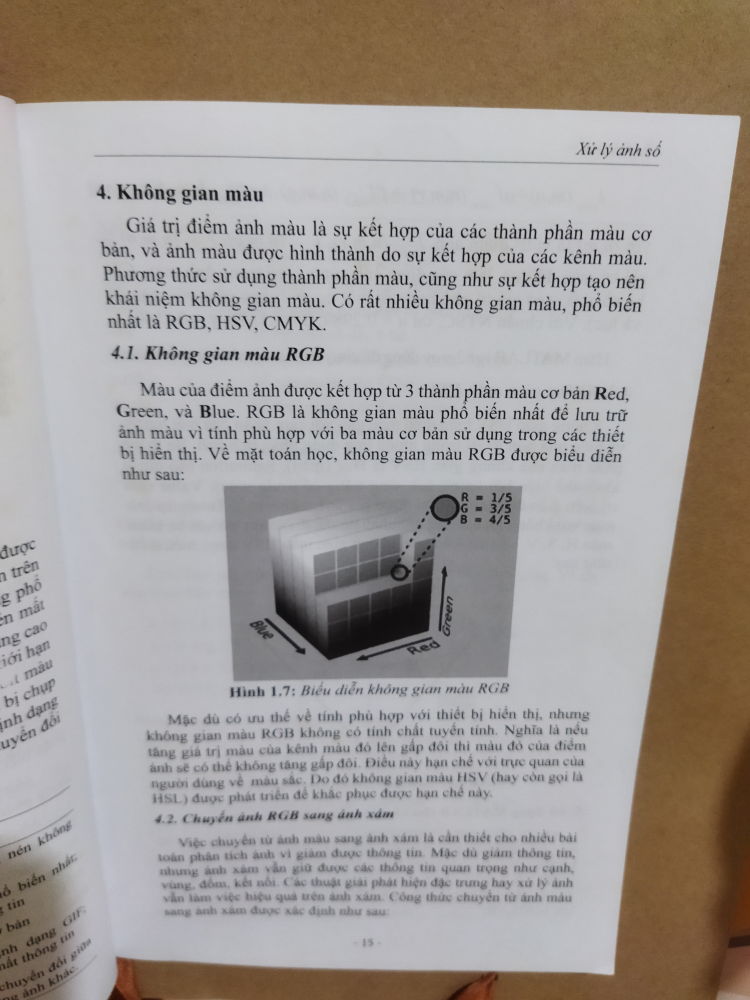
#> input picture uploads/test (25).jpg, 3000 x 4000 px (shown at 1/4 size)
$ python -i Kmean.py   (imports and definitions only)
#> lines starting #> are read from the running program, lines starting #| are printed output that depends on the picture; after the words box and inside, x2 and y2 are one past the last pixel; in counts of white or black regions, pixels touching at a corner belong together
#> further down, picture is the input picture: shape (4000, 3000, 3); mean B, G, R 149.9, 154.4, 161
import numpy as np
import cv2
from sklearn.cluster import KMeans
from collections import Counter

def order_points(pts):
    """Rearrange coordinates to order:
       top-left, top-right, bottom-right, bottom-left"""
    rect = np.zeros((4, 2), dtype='float32')
    pts = np.array(pts)
    print(pts)
    s = pts.sum(axis=1)
    # Top-left point will have the smallest sum.
    rect[0] = pts[np.argmin(s)]
    # Bottom-right point will have the largest sum.
    rect[2] = pts[np.argmax(s)]

    diff = np.diff(pts, axis=1)
    # Top-right point will have the smallest difference.
    rect[1] = pts[np.argmin(diff)]
    # Bottom-left will have the largest difference.
    rect[3] = pts[np.argmax(diff)]
    # return the ordered coordinates
    return rect.astype('int').tolist()

class Kmean:
    def __init__(self, image):
        self.image = image
    def cluster(self):
        img = self.image

        # Create a copy of resized original image for later use
        orig_img = img.copy()

        # Resize image
        dim_limit = 1080
        max_dim = max(img.shape)
        if max_dim > dim_limit:
            resize_scale = dim_limit / max_dim
            img = cv2.resize(img, None, fx=resize_scale, fy=resize_scale)

        orig_img = img.copy()
        #dir = 'D:\\STUDY\\DHSP\\Year3\\HK1\\DigitalImageProcessing-ThayVietDzeThuong\\Final-Project\\Document2Braille\\resources\\K-means\\'

        # Repeated Closing operation
        kernel = np.ones((9, 9), np.uint8)
        morph = cv2.morphologyEx(img, cv2.MORPH_CLOSE, kernel, iterations=3)
        #cv2.imwrite(dir + f"morph.png", morph)
        # cv2.imshow('morphology', img)
        # cv2.waitKey(0)

        (h,w,c) = morph.shape
        img2D = morph.reshape(h*w,c)

        kmeans_model = KMeans(n_clusters=7)
        cluster_labels = kmeans_model.fit_predict(img2D)

        rgb_cols = kmeans_model.cluster_centers_.round(0).astype(int)
        labels_count = Counter(cluster_labels)
#> labels_count = {2: 90447, 3: 102420, 5: 312437, 1: 57566, 0: 297534, 4: 9432, 6: 4964}
        # print(labels_count)
        # print(kmeans_model.cluster_centers_)

        clustered_img = np.reshape(rgb_cols[cluster_labels],(h,w,c)).astype(np.uint8)
        #cv2.imwrite(dir + f"clustered_img.png", clustered_img)
        # cv2.imshow('cluster',clustered_img)
        # cv2.waitKey(0)

        # Find the label of the largest cluster
        largest_cluster_label = max(labels_count, key=labels_count.get)
#> largest_cluster_label = 5

        # Dilate the largest cluster
        largest_cluster_mask = (cluster_labels == largest_cluster_label).reshape(h, w)
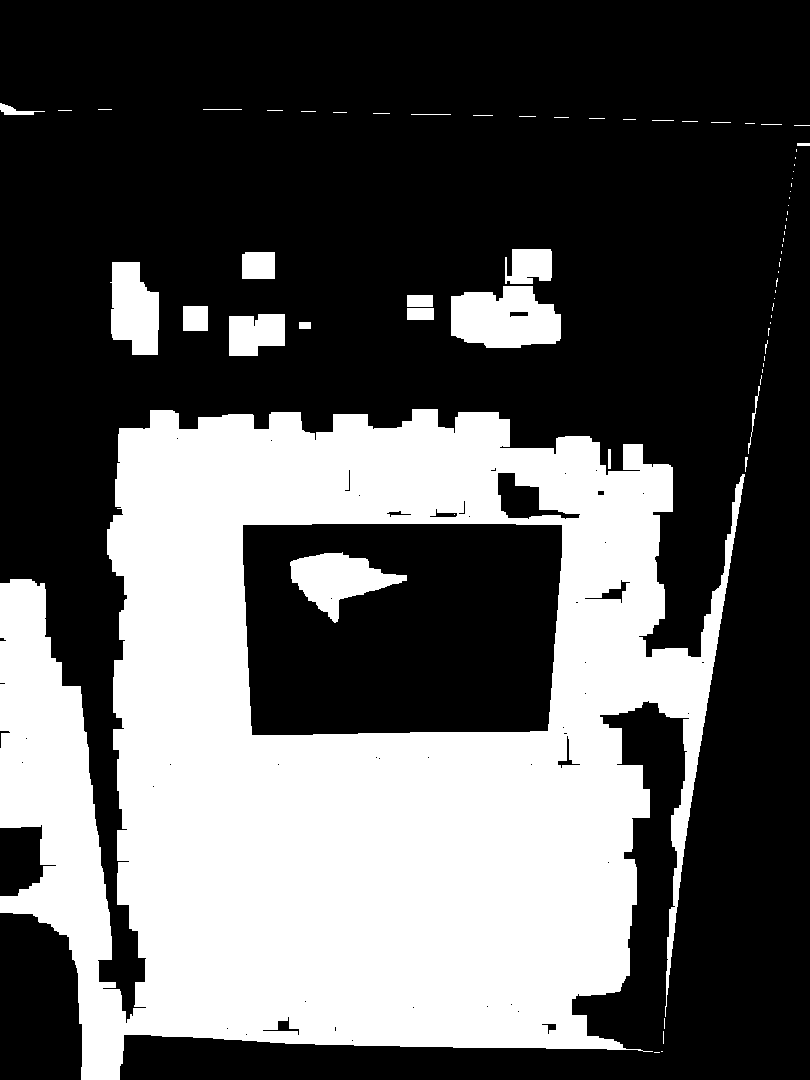
#> largest_cluster_mask: shape (1080, 810) bool; 35.7% white; 71 white regions (49 under 20 px), largest, box (x1, y1, x2, y2) and area: (0, 409, 745, 1080) 292919, (451, 286, 561, 348) 5371, (290, 552, 407, 623) 3981
        cluster_image = (largest_cluster_mask * 255).astype(np.uint8)
        kernel = cv2.getStructuringElement(cv2.MORPH_RECT, (5, 5))
        dilate = cv2.dilate(cluster_image, kernel, iterations=4)
#> dilate: shape (1080, 810); 45.6% white; 21 white regions
        #cv2.imwrite(dir + f"dilate.png", dilate)
        # cv2.imshow('dilate', dilate)
        # cv2.waitKey(0)

        # Find convex hull
        contours, hierarchy = cv2.findContours(dilate, cv2.RETR_LIST, cv2.CHAIN_APPROX_SIMPLE)
#> contours = 26 contours, 1 with area under 20; largest, box (x1, y1, x2, y2) and area: (0, 135, 810, 1080) 415998, (250, 531, 555, 728) 56754, (443, 241, 569, 356) 10740, (583, 715, 678, 1044) 8814, (282, 544, 415, 631) 7057
        cnt = sorted(contours, key=cv2.contourArea, reverse=True)
#> cnt has the same summary as contours
        largest_contour = cnt[0]
#> largest_contour = contour of 763 points, box (x1, y1, x2, y2) (0, 135, 810, 1080), area 415998
        largest_cluster = cv2.drawContours(morph.copy(), [largest_contour], -1, (0, 255, 0), 2)
        all_points = np.concatenate(largest_contour)
#> all_points = 763 pairs, first value 0 to 809, second value 135 to 1079
        hull = cv2.convexHull(all_points)
#> hull = contour of 12 points, box (x1, y1, x2, y2) (0, 135, 810, 1080), area 551856
        hull_img = orig_img.copy()
        cv2.drawContours(hull_img, [hull], -1, (0, 255, 0), 2)
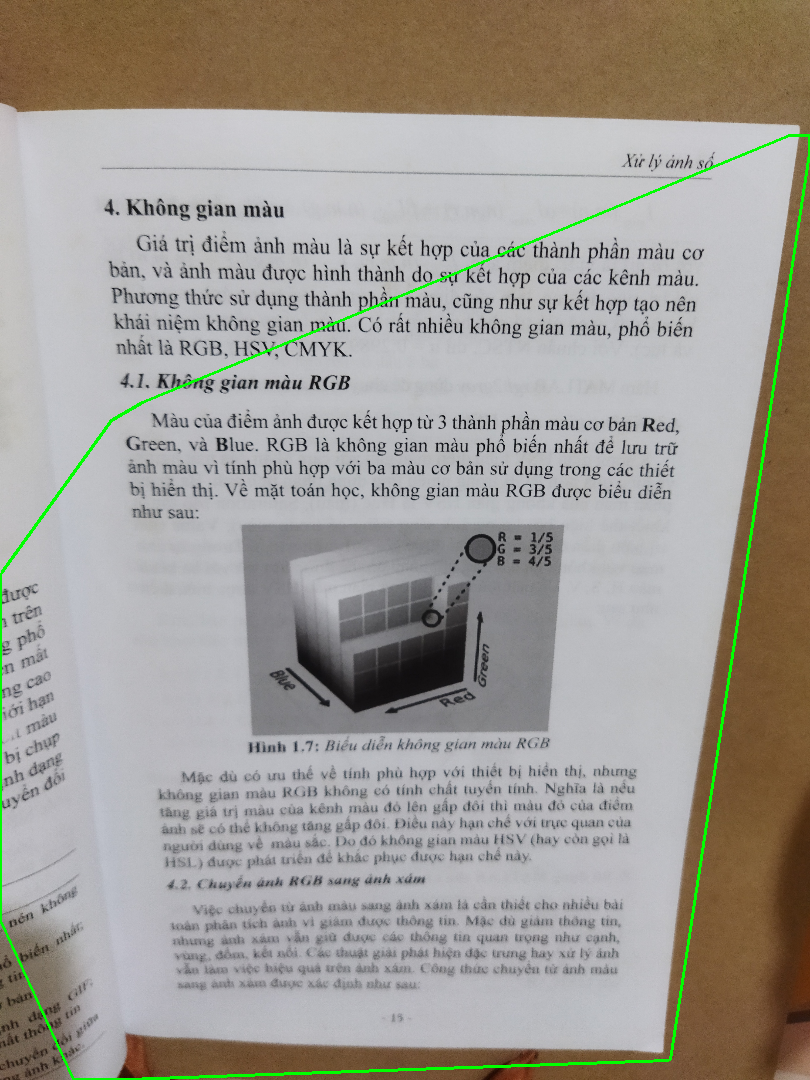
#> hull_img: shape (1080, 810, 3); mean B, G, R 148.7, 155.5, 159.5
        #cv2.imwrite(dir + f"hull_img.png", hull_img)
        # cv2.imshow('hull_img', hull_img)
        # cv2.waitKey(0)

        # approximate the contour
        epsilon = 0.02 * cv2.arcLength(hull, True)
#> epsilon = 59.97
        corners = cv2.approxPolyDP(hull, epsilon, True)
#> corners = [[809, 135], [670, 1059], [73, 1079], [0, 575], [111, 420]]
        corners = sorted(np.concatenate(corners).tolist())
#> corners = [[0, 575], [73, 1079], [111, 420], [670, 1059], [809, 135]]
        corners = order_points(corners)
#> in order_points, `pts = np.array(pts)`: pts has the same summary as corners in cluster
#| [[   0  575]
#|  [  73 1079]
#|  [ 111  420]
#|  [ 670 1059]
#|  [ 809  135]]
#> in order_points, `s = pts.sum(axis=1)`: s = [575, 1152, 531, 1729, 944]
#> in order_points, `diff = np.diff(pts, axis=1)`: diff = [575, 1006, 309, 389, -674]
#> corners = [[111, 420], [809, 135], [670, 1059], [73, 1079]]
        corners_img = orig_img.copy()
        for corner in corners:
            cv2.circle(corners_img, tuple(corner), 15, (0, 255, 0), -1)
#> this loop made 4 passes
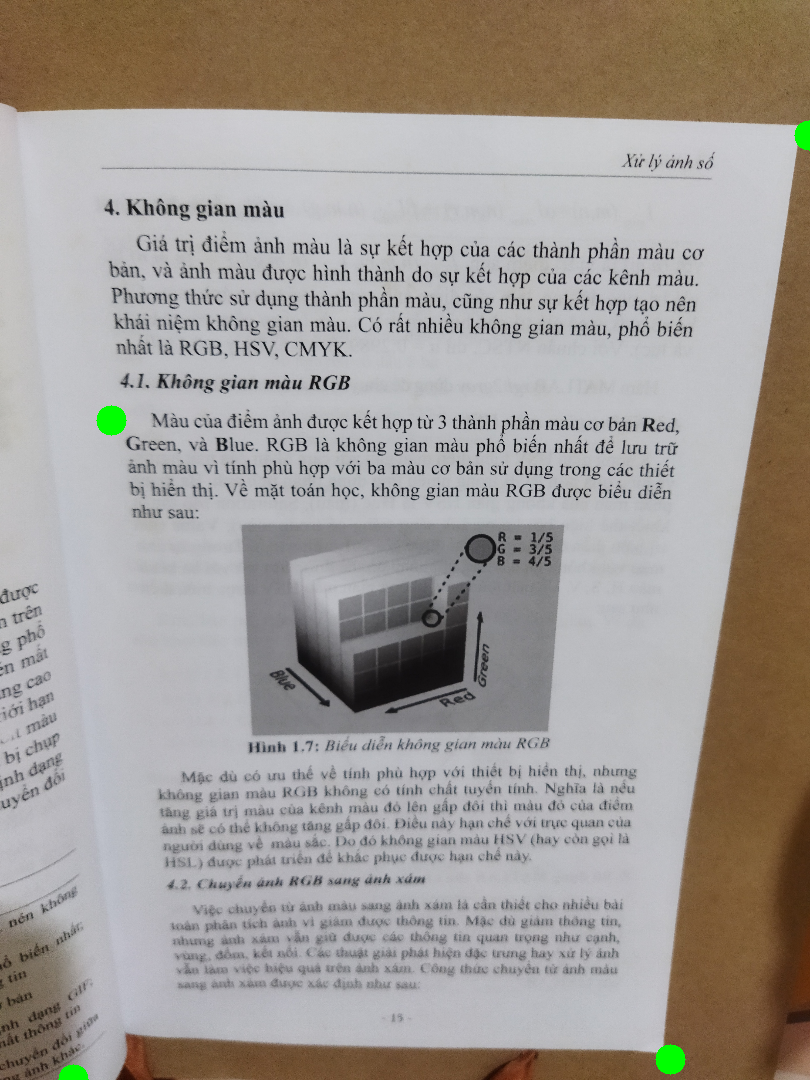
#> corners_img: shape (1080, 810, 3); mean B, G, R 149.4, 154.6, 160.5
        #cv2.imwrite(dir + f"corners_img.png", corners_img)
        # cv2.imshow('corners_img', corners_img)
        # cv2.waitKey(0)

        # Finding Destination Co-ordinates
        w1 = np.sqrt((corners[0][0] - corners[1][0]) ** 2 + (corners[0][1] - corners[1][1]) ** 2)
#> w1 = 753.9
        w2 = np.sqrt((corners[2][0] - corners[3][0]) ** 2 + (corners[2][1] - corners[3][1]) ** 2)
#> w2 = 597.3
        # Finding the maximum width.
        w = max(int(w1), int(w2))
#> w = 753

        h1 = np.sqrt((corners[0][0] - corners[2][0]) ** 2 + (corners[0][1] - corners[2][1]) ** 2)
#> h1 = 849
        h2 = np.sqrt((corners[1][0] - corners[3][0]) ** 2 + (corners[1][1] - corners[3][1]) ** 2)
#> h2 = 1197
        # Finding the maximum height.
        h = max(int(h1), int(h2))
#> h = 1197

        # Final destination co-ordinates.
        destination_corners = order_points(np.array([[0, 0], [w - 1, 0], [0, h - 1], [w - 1, h - 1]]))
#| [[   0    0]
#|  [ 752    0]
#|  [   0 1196]
#|  [ 752 1196]]
#> destination_corners = [[0, 0], [752, 0], [752, 1196], [0, 1196]]
        h, w = orig_img.shape[:2]
        # Getting the homography.
        homography, mask = cv2.findHomography(np.float32(corners), np.float32(destination_corners), method=cv2.RANSAC,
                                              ransacReprojThreshold=3.0)
#> homography = [[1.56, 0.09, -210.9], [0.696, 1.7, -793.2], [0.00053, -0.000113, 1]]; mask = [1, 1, 1, 1]
        # Perspective transform using homography.
        un_warped = cv2.warpPerspective(orig_img, np.float32(homography), (w, h), flags=cv2.INTER_LINEAR)
        # Crop
        final = un_warped[:destination_corners[2][1], :destination_corners[2][0]]
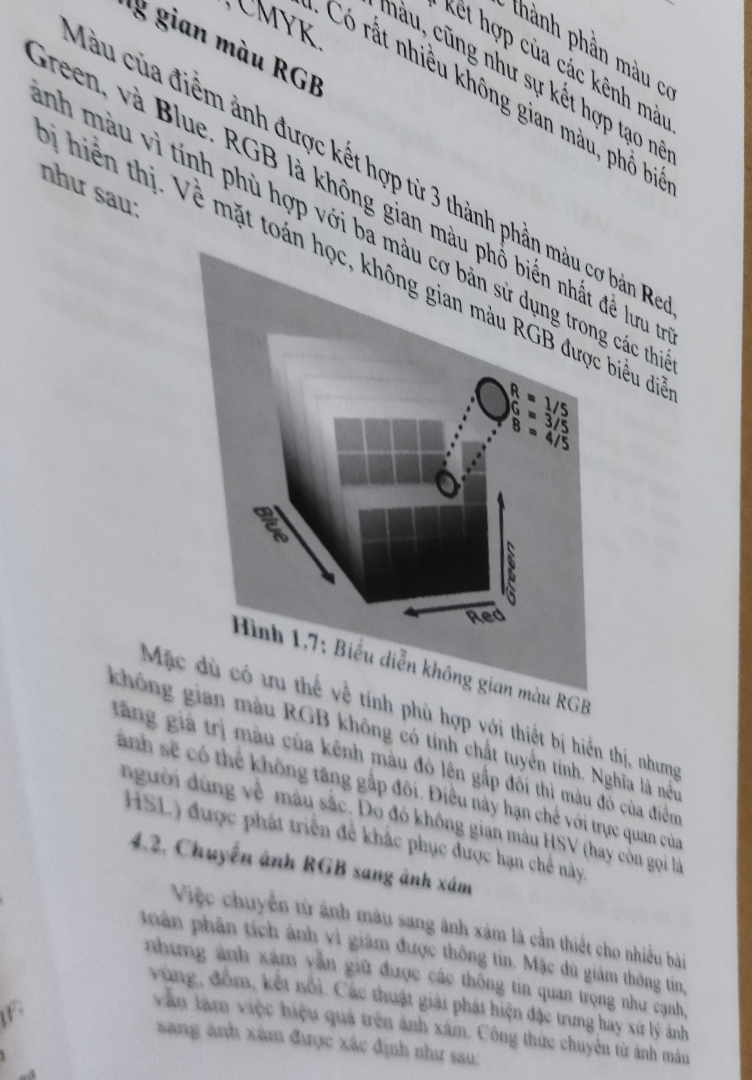
#> final: shape (1080, 752, 3); mean B, G, R 169, 165.2, 165.3

        if (final.shape[0] * final.shape[1]) < (orig_img.shape[0] * orig_img.shape[1] / 10):
            final = orig_img

        #dir = 'D:\\STUDY\\DHSP\\Year3\\HK1\\DigitalImageProcessing-ThayVietDzeThuong\\Final-Project\\Document2Braille\\output\\'
        #cv2.imwrite(dir + f"final.png", final)

        return final

# img = img.imread('D:\\STUDY\\DHSP\\Year3\\HK1\\DigitalImageProcessing-ThayVietDzeThuong\\Final-Project\\Document2Braille\\uploads\\test (29).jpg')
# k = Kmean(img)
# k.cluster()

>>> import cv2
>>> picture = cv2.imread('../uploads/test (25).jpg')
>>> result = Kmean(picture).cluster()

$ run again, on uploads/test01.jpg
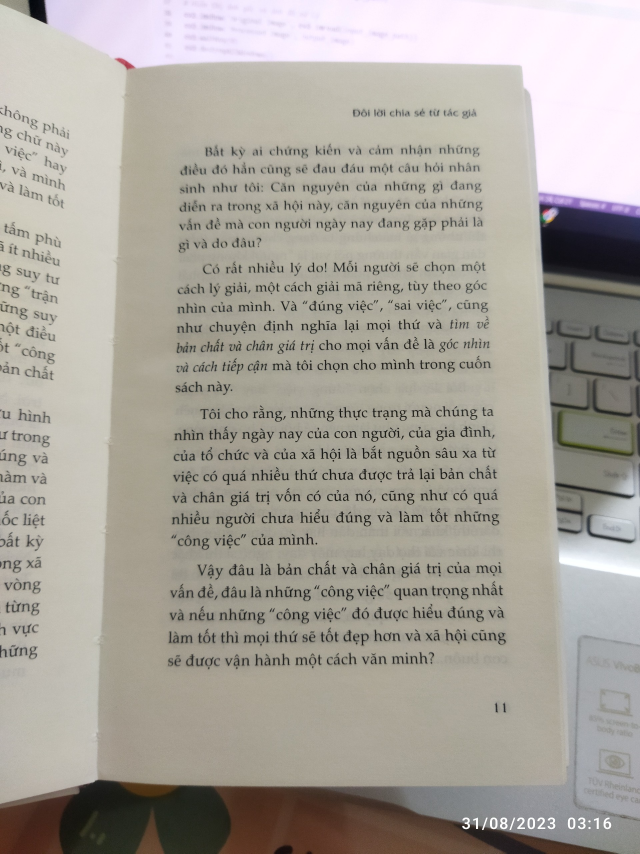
#> input picture uploads/test01.jpg, 1920 x 2560 px (shown at 1/3 size)
#> picture is the input picture: shape (2560, 1920, 3); mean B, G, R 155.1, 163.4, 168.2
#> labels_count = {3: 104445, 5: 194269, 0: 393202, 2: 85028, 4: 39631, 6: 31184, 1: 27041}
#> largest_cluster_label = 0
#> largest_cluster_mask: shape (1080, 810) bool; 44.9% white; 25 white regions (13 under 20 px), largest, box (x1, y1, x2, y2) and area: (120, 131, 810, 1080) 389735, (698, 544, 810, 679) 1782, (19, 0, 58, 19) 695
#> dilate: shape (1080, 810); 50.4% white; 7 black regions
#> contours = 4 contours; box (x1, y1, x2, y2) and area: (0, 123, 810, 1080) 423321, (675, 250, 810, 687) 13569, (11, 0, 66, 27) 1361, (718, 942, 732, 949) 76
#> cnt has the same summary as contours
#> largest_contour = contour of 472 points, box (x1, y1, x2, y2) (0, 123, 810, 1080), area 423321
#> all_points = 472 pairs, first value 0 to 809, second value 123 to 1079
#> hull = contour of 11 points, box (x1, y1, x2, y2) (0, 123, 810, 1080), area 524925
#> hull_img: shape (1080, 810, 3); mean B, G, R 153.6, 164.3, 166.6
#> epsilon = 59.55
#> in cluster, `corners = cv2.approxPolyDP(hull, epsilon, True)`: corners = [[156, 123], [606, 427], [788, 802], [809, 1079], [0, 1024]]
#> in cluster, `corners = sorted(np.concatenate(corners).tolist())`: corners = [[0, 1024], [156, 123], [606, 427], [788, 802], [809, 1079]]
#> pts has the same summary as corners in cluster
#| [[   0 1024]
#|  [ 156  123]
#|  [ 606  427]
#|  [ 788  802]
#|  [ 809 1079]]
#> s = [1024, 279, 1033, 1590, 1888]
#> diff = [1024, -33, -179, 14, 270]
#> in cluster, `corners = order_points(corners)`: corners = [[156, 123], [606, 427], [809, 1079], [0, 1024]]
#> the loop in cluster, `for corner in corners:` made 4 passes
#> after the loop in cluster, `for corner in corners:`:
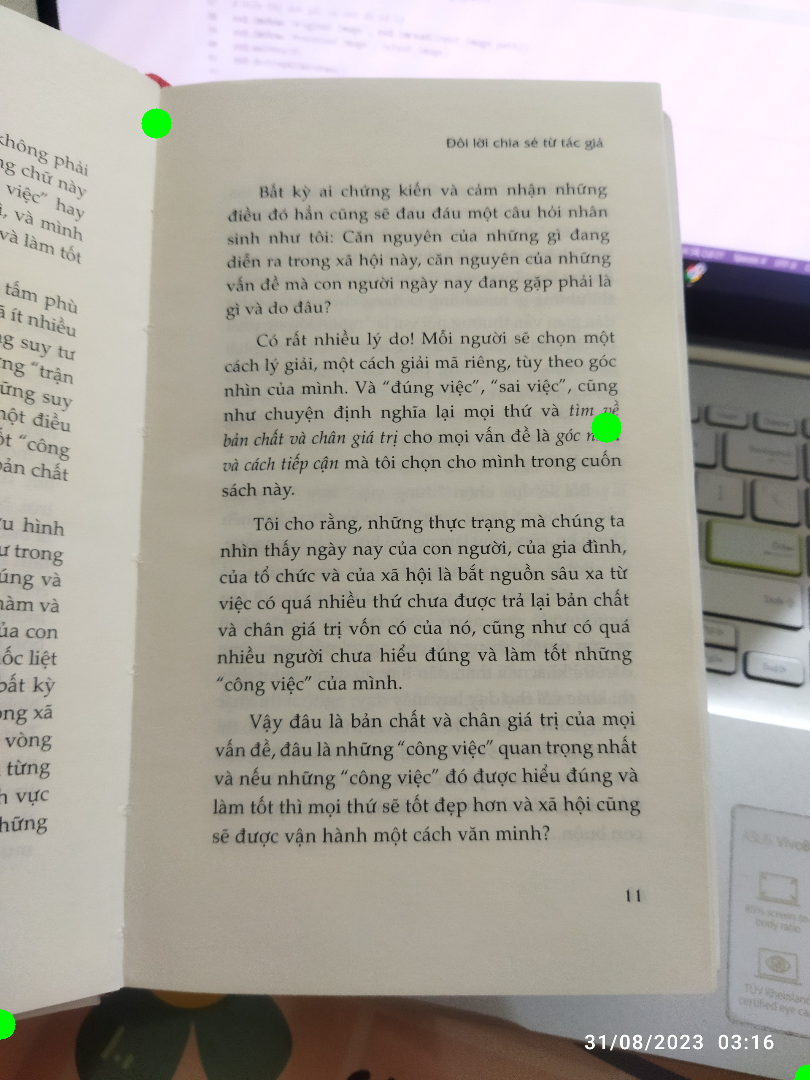
#> corners_img: shape (1080, 810, 3); mean B, G, R 154.6, 163.5, 167.7
#> w1 = 543.1
#> w2 = 810.9
#> h1 = 1157.7
#> h2 = 850.7
#> in cluster, `h = max(int(h1), int(h2))`: h = 1157
#| [[   0    0]
#|  [ 809    0]
#|  [   0 1156]
#|  [ 809 1156]]
#> destination_corners = [[0, 0], [809, 0], [809, 1156], [0, 1156]]
#> homography = [[1.04, 0.18, -184.2], [-1.59, 2.36, -41.58], [-0.00131, 0.00103, 1]]; mask = [1, 1, 1, 1]
#> in cluster, `un_warped = cv2.warpPerspective(orig_img, np.float32(homography), (w, ..`:
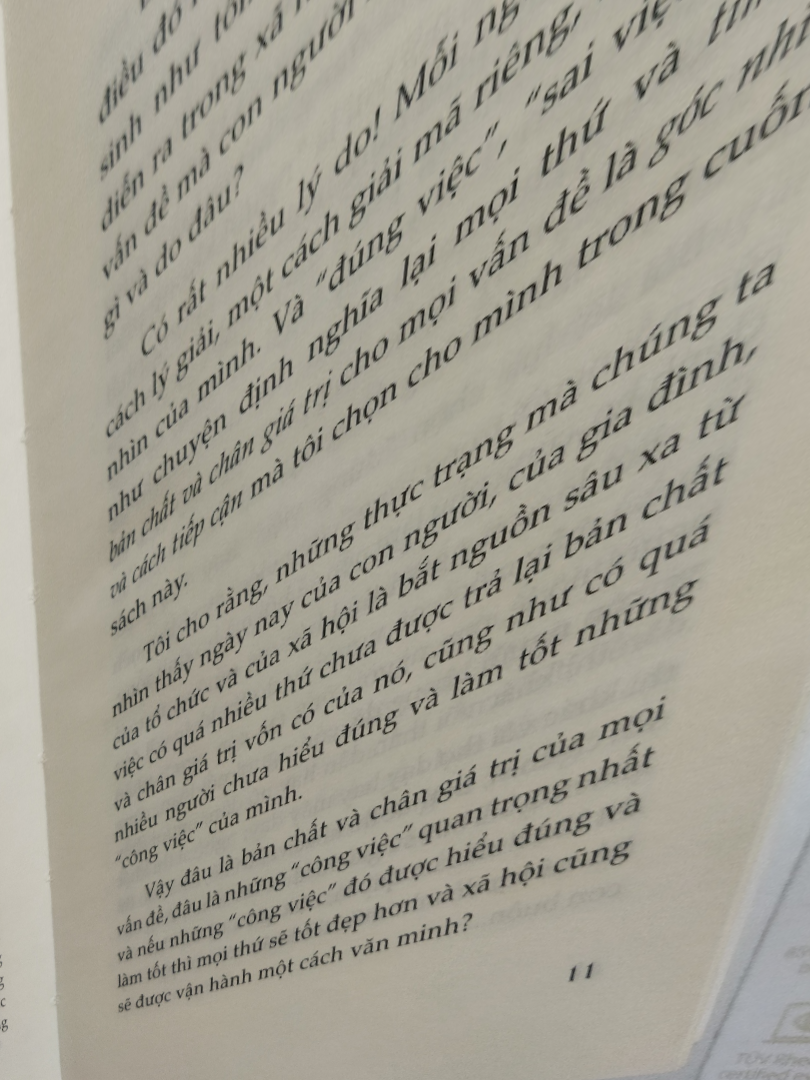
#> un_warped: shape (1080, 810, 3); mean B, G, R 146.3, 158.9, 162.5
